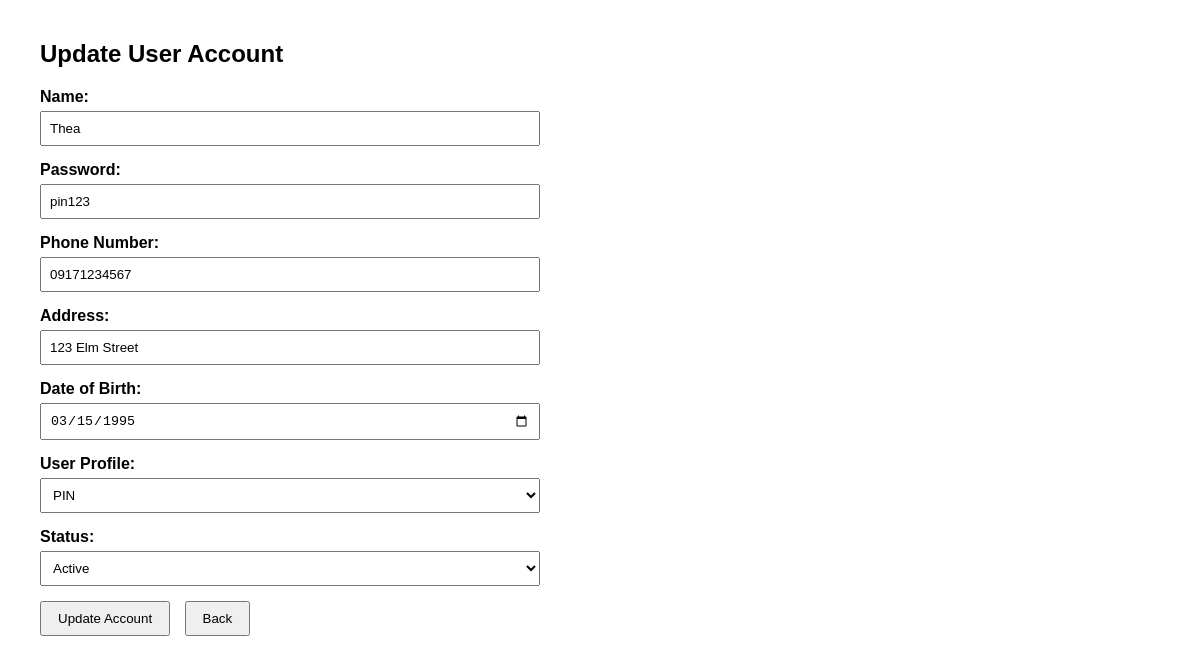
The page /boundaries/UserAccountUpdateForm.php?aID=1 on the database its author committed.
### tables this page shows
CREATE TABLE `useraccount` (
  `aID` int NOT NULL,
  `name` varchar(100) NOT NULL,
  `password` varchar(255) NOT NULL,
  `phoneNumber` varchar(15) NOT NULL,
  `address` varchar(255) NOT NULL,
  `dob` date NOT NULL,
  `userProfile` int NOT NULL,
  `status` enum('Active','Suspended') NOT NULL DEFAULT 'Active'
);

CREATE TABLE `userprofile` (
  `pID` int NOT NULL,
  `name` varchar(100) NOT NULL,
  `description` text NOT NULL,
  `status` enum('Active','Suspended') NOT NULL DEFAULT 'Active'
);

### controllers/UpdateUserAccountController.php (called while the page is built, shortened)
<?php
require_once __DIR__ . '/../entities/UserAccount.php';
class UpdateUserAccountController {
    private $entity;
    public function __construct() {
        $this->entity = new UserAccount();
    }
    public function GetUserAccountByID($aID) {
        return $this->entity->getUserAccountByID($aID);
    }
}
?>

### entities/UserAccount.php (called while the page is built, shortened)
<?php
require_once __DIR__ . '/../config/DBConnection.php';
class UserAccount {
    public function getUserAccountByID($aID) {
        global $conn;
        $stmt = $conn->prepare("SELECT a.*, p.name AS profile_name
                                FROM useraccount a
                                LEFT JOIN userprofile p ON a.userProfile = p.pID
                                WHERE a.aID = ?");
        $stmt->bind_param("i", $aID);
        $stmt->execute();
        return $stmt->get_result()->fetch_assoc();
    }
}
?>

### controllers/ViewUserProfileController.php (called while the page is built, shortened)
<?php
require_once __DIR__ . '/../entities/UserProfile.php';
class ViewUserProfileController {
    private $userProfileEntity;
    public function __construct() {
        $this->userProfileEntity = new UserProfile();
    }
    public function GetUserProfiles() {
        $profiles = $this->userProfileEntity->viewUserProfiles();
        return $profiles;
    }
}
?>

### entities/UserProfile.php (called while the page is built, shortened)
<?php
require_once __DIR__ . '/../config/DBConnection.php';
class UserProfile {
	public function viewUserProfiles() {
		global $conn;
		$result = $conn->query("SELECT * FROM userprofile");
		while ($row = $result->fetch_assoc()) {
            $profiles[] = $row;
        }
		return $profiles;
	}
}
?>

### boundaries/UserAccountUpdateForm.php (the view, shortened to what this page needs)
<?php
require_once __DIR__ . '/../controllers/UpdateUserAccountController.php';
require_once __DIR__ . '/../controllers/ViewUserProfileController.php';
$aID = isset($_GET['aID']) ? intval($_GET['aID']) : 0;
$UpdateUserAccountController = new UpdateUserAccountController();
$ViewUserProfileController = new ViewUserProfileController();
$account = $UpdateUserAccountController->GetUserAccountByID($aID);
$profiles = $ViewUserProfileController->GetUserProfiles();
?>
<!DOCTYPE html>
<html lang="en">
<head>
</head>
<body>
    <h1>Update User Account</h1>
    <?php if ($account): ?>
        <form method="post" action="UserAccountUpdateForm.php?aID=<?php echo $aID; ?>">
            <label>Name:</label>
            <input type="text" name="name" value="<?php echo htmlspecialchars($account['name']); ?>" required>
            <label>Password:</label>
            <input type="text" name="password" value="<?php echo htmlspecialchars($account['password']); ?>" required>
            <label>Phone Number:</label>
            <input type="text" name="phoneNumber" value="<?php echo htmlspecialchars($account['phoneNumber']); ?>" required>
            <label>Address:</label>
            <input type="text" name="address" value="<?php echo htmlspecialchars($account['address']); ?>" required>
            <label>Date of Birth:</label>
            <input type="date" name="dob" value="<?php echo htmlspecialchars($account['dob']); ?>" required>
            <label>User Profile:</label>
            <select name="userProfile" required>
                <?php foreach ($profiles as $p): ?>
                    <?php if ($p['status'] != 'Suspended'):  ?>
                        <option value="<?php echo $p['pID']; ?>"
                            <?php if ($account['userProfile'] == $p['pID']) echo 'selected'; ?>>
                            <?php echo htmlspecialchars($p['name']); ?>
                        </option>
                    <?php endif; ?>
                <?php endforeach; ?>
            </select>
            <label>Status:</label>
            <select name="status" required>
                <option value="Active" <?php if ($account['status'] == 'Active') echo 'selected'; ?>>Active</option>
            </select>
            <button type="submit" name="updateAccount">Update Account</button>
            <button type="button" onclick="window.location.href='../index.php?action=UserAccountMenuPage'">Back</button>
        </form>
    <?php else: ?>
        <p>Account not found.</p>
        <button type="button" onclick="window.location.href='../index.php?action=UserAccountMenuPage'">Back</button>
    <?php endif; ?>
</body>
</html>

### boundaries/UserAccountUpdateForm.php (style rules this page uses)
body { font-family: Arial, sans-serif; margin: 40px; }
h1 { font-size: 24px; margin-bottom: 20px; }
form { max-width: 500px; }
label { display: block; margin-bottom: 5px; font-weight: bold; }
input[type="text"], input[type="password"], input[type="date"], select { width: 100%; padding: 8px; margin-bottom: 15px; box-sizing: border-box; }
button { padding: 8px 16px; margin-right: 10px; cursor: pointer; }

### rows shown on the page
useraccount: name "Thea", password "pin123", phoneNumber "09171234567", address "123 Elm Street", dob "03/15/1995", userProfile "PIN", status "Active"
